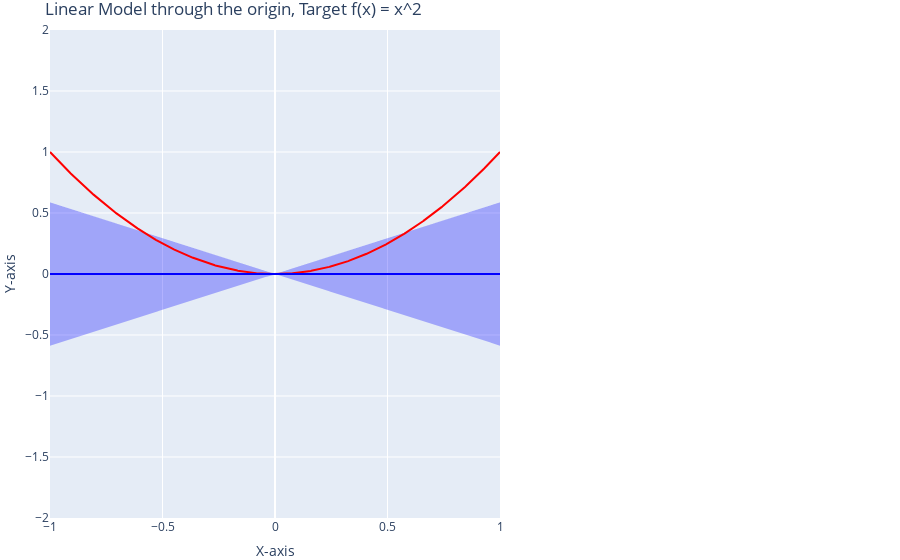

Here is the notebook cell this chart was saved with:
### Code cell
g_bar_vec = np.vectorize(sympy.lambdify([x], g_bar, "numpy"))
var_vec = np.vectorize(sympy.lambdify([x], var, "numpy"))

# Sample data for the x-axis
x_vals = np.linspace(-1, 1, 1000)

# Sample data for the upper and lower bounds of the filled area
upper_bound = g_bar_vec(x_vals) + np.sqrt(var_vec(x_vals))
lower_bound = g_bar_vec(x_vals) - np.sqrt(var_vec(x_vals))

# Create the area graph using Plotly
fig = go.Figure()

# Add the filled area trace
fig.add_trace(go.Scatter(x=x_vals, y=upper_bound, mode='lines', line=dict(color='rgba(0, 0, 255, 0)'), name='Upper Bound'))
fig.add_trace(go.Scatter(x=x_vals, y=lower_bound, mode='lines', line=dict(color='rgba(0, 0, 255, 0)'), name='Lower Bound'))
fig.add_trace(go.Scatter(x=x_vals, y=upper_bound, fill='tonexty', mode='none', fillcolor='rgba(0, 0, 255, 0.3)', name='Area'))

# Add the function line
fig.add_trace(go.Scatter(x=x_vals, y=x_vals**2, mode='lines', line=dict(color='rgba(255, 0, 0, 1)'), name='Target Function'))
fig.add_trace(go.Scatter(x=x_vals, y=g_bar_vec(x_vals), mode='lines', line=dict(color='rgba(0, 0, 255, 1)'), name='g_bar'))


# Optional: Customize layout
fig.update_layout(title='Linear Model through the origin, Target f(x) = x^2',
                  xaxis_title='X-axis',
                  yaxis_title='Y-axis',
                  legend=dict(x=0, y=1),
                  showlegend=False,
                  yaxis_range=[-2,2],
                  margin=go.layout.Margin(
                  l=0, #left margin
                  r=400, #right margin
                  b=0, #bottom margin
                  t=30, #top margin
                ))

# Show the plot
fig.show()

### Figure 1 — Plotly figure (JSON) as saved in the notebook; plotly's stock layout.template omitted (floating-point values rounded to 4 significant figures; data arrays with more than 128 entries replaced by an {"elided": "..."} marker saying what was removed)
{"data": [{"line": {"color": "rgba(0, 0, 255, 0)"}, "mode": "lines", "name": "Upper Bound", "type": "scatter", "x": {"elided": "1000 float values"}, "y": {"elided": "1000 float values"}}, {"line": {"color": "rgba(0, 0, 255, 0)"}, "mode": "lines", "name": "Lower Bound", "type": "scatter", "x": {"elided": "1000 float values"}, "y": {"elided": "1000 float values"}}, {"fill": "tonexty", "fillcolor": "rgba(0, 0, 255, 0.3)", "mode": "none", "name": "Area", "type": "scatter", "x": {"elided": "1000 float values"}, "y": {"elided": "1000 float values"}}, {"line": {"color": "rgba(255, 0, 0, 1)"}, "mode": "lines", "name": "Target Function", "type": "scatter", "x": {"elided": "1000 float values"}, "y": {"elided": "1000 float values"}}, {"line": {"color": "rgba(0, 0, 255, 1)"}, "mode": "lines", "name": "g_bar", "type": "scatter", "x": {"elided": "1000 float values"}, "y": {"elided": "1000 int values"}}], "layout": {"legend": {"x": 0, "y": 1}, "margin": {"b": 0, "l": 0, "r": 400, "t": 30}, "showlegend": false, "title": {"text": "Linear Model through the origin, Target f(x) = x^2"}, "xaxis": {"title": {"text": "X-axis"}}, "yaxis": {"range": [-2, 2], "title": {"text": "Y-axis"}}}}
